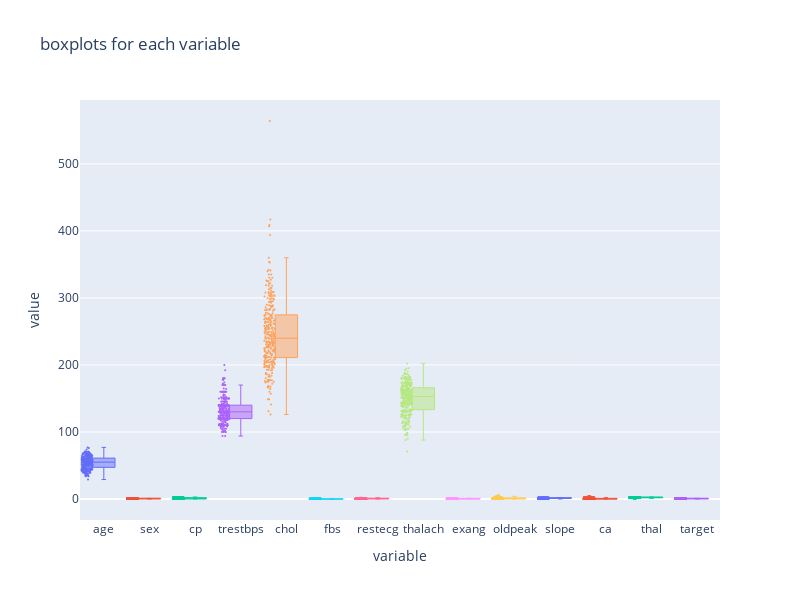

Notebook code cell kept with this figure:
### Code cell
import plotly.graph_objects as go
fig = go.Figure()
for i,variable in enumerate(df.columns):
    fig.add_trace(go.Box(y=df[variable],name = variable,boxpoints = 'all',jitter = 0.5,whiskerwidth = 0.2,marker=dict(size = 2),line = dict(width = 1)))
    
fig.update_layout(
    title = 'boxplots for each variable',
    xaxis = dict(title = 'variable'),
    yaxis = dict(title = 'value'),
    height = 600,
    width = 800,
    showlegend = False)

fig.show()

### Figure 1 — Plotly figure (JSON) as saved in the notebook; plotly's stock layout.template omitted (floating-point values rounded to 4 significant figures; data arrays with more than 128 entries replaced by an {"elided": "..."} marker saying what was removed)
{"data": [{"boxpoints": "all", "jitter": 0.5, "line": {"width": 1}, "marker": {"size": 2}, "name": "age", "type": "box", "whiskerwidth": 0.2, "y": {"elided": "303 int values"}}, {"boxpoints": "all", "jitter": 0.5, "line": {"width": 1}, "marker": {"size": 2}, "name": "sex", "type": "box", "whiskerwidth": 0.2, "y": {"elided": "303 int values"}}, {"boxpoints": "all", "jitter": 0.5, "line": {"width": 1}, "marker": {"size": 2}, "name": "cp", "type": "box", "whiskerwidth": 0.2, "y": {"elided": "303 int values"}}, {"boxpoints": "all", "jitter": 0.5, "line": {"width": 1}, "marker": {"size": 2}, "name": "trestbps", "type": "box", "whiskerwidth": 0.2, "y": {"elided": "303 int values"}}, {"boxpoints": "all", "jitter": 0.5, "line": {"width": 1}, "marker": {"size": 2}, "name": "chol", "type": "box", "whiskerwidth": 0.2, "y": {"elided": "303 int values"}}, {"boxpoints": "all", "jitter": 0.5, "line": {"width": 1}, "marker": {"size": 2}, "name": "fbs", "type": "box", "whiskerwidth": 0.2, "y": {"elided": "303 int values"}}, {"boxpoints": "all", "jitter": 0.5, "line": {"width": 1}, "marker": {"size": 2}, "name": "restecg", "type": "box", "whiskerwidth": 0.2, "y": {"elided": "303 int values"}}, {"boxpoints": "all", "jitter": 0.5, "line": {"width": 1}, "marker": {"size": 2}, "name": "thalach", "type": "box", "whiskerwidth": 0.2, "y": {"elided": "303 int values"}}, {"boxpoints": "all", "jitter": 0.5, "line": {"width": 1}, "marker": {"size": 2}, "name": "exang", "type": "box", "whiskerwidth": 0.2, "y": {"elided": "303 int values"}}, {"boxpoints": "all", "jitter": 0.5, "line": {"width": 1}, "marker": {"size": 2}, "name": "oldpeak", "type": "box", "whiskerwidth": 0.2, "y": {"elided": "303 float values"}}, {"boxpoints": "all", "jitter": 0.5, "line": {"width": 1}, "marker": {"size": 2}, "name": "slope", "type": "box", "whiskerwidth": 0.2, "y": {"elided": "303 int values"}}, {"boxpoints": "all", "jitter": 0.5, "line": {"width": 1}, "marker": {"size": 2}, "name": "ca", "type": "box", "whiskerwidth": 0.2, "y": {"elided": "303 int values"}}, {"boxpoints": "all", "jitter": 0.5, "line": {"width": 1}, "marker": {"size": 2}, "name": "thal", "type": "box", "whiskerwidth": 0.2, "y": {"elided": "303 int values"}}, {"boxpoints": "all", "jitter": 0.5, "line": {"width": 1}, "marker": {"size": 2}, "name": "target", "type": "box", "whiskerwidth": 0.2, "y": {"elided": "303 int values"}}], "layout": {"height": 600, "showlegend": false, "title": {"text": "boxplots for each variable"}, "width": 800, "xaxis": {"title": {"text": "variable"}}, "yaxis": {"title": {"text": "value"}}}}
